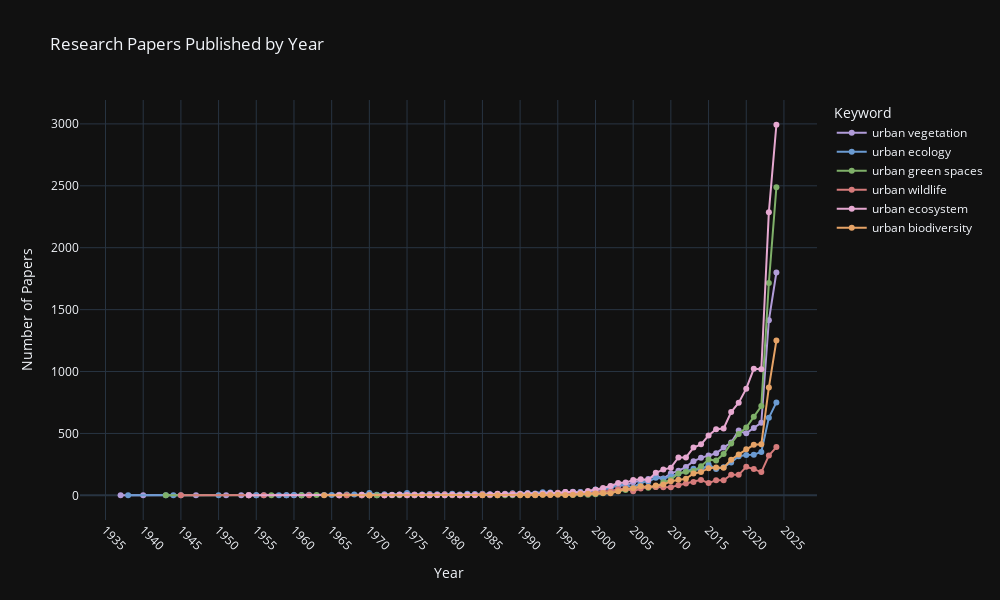

Notebook code cell kept with this figure:
### Code cell
fig = px.line(
    df_keywords,
    x='year',
    y='paper_count',
    color='search_keyword',
    color_discrete_map=color_map,
    title='Research Papers Published by Year',
    markers=True,
)

fig.update_layout(
    xaxis_title='Year',
    yaxis_title='Number of Papers',
    legend_title='Keyword',
    font=dict(size=12),
    width=1000,
    height=600,
    template='plotly_dark',
    xaxis=dict(showgrid=True,
               dtick=5,
               tickangle=45),
    yaxis=dict(showgrid=True),
)

fig.show()

### Figure 1 — Plotly figure (JSON) as saved in the notebook; plotly's stock layout.template omitted (floating-point values rounded to 4 significant figures)
{"data": [{"hovertemplate": "search_keyword=urban vegetation<br>year=%{x}<br>paper_count=%{y}<extra></extra>", "legendgroup": "urban vegetation", "line": {"color": "#B19CD9", "dash": "solid"}, "marker": {"symbol": "circle"}, "mode": "lines+markers", "name": "urban vegetation", "orientation": "v", "showlegend": true, "type": "scatter", "x": [1937, 1940, 1947, 1951, 1953, 1954, 1955, 1959, 1960, 1961, 1966, 1969, 1970, 1971, 1972, 1973, 1974, 1975, 1976, 1977, 1978, 1979, 1980, 1981, 1982, 1983, 1984, 1985, 1986, 1987, 1988, 1989, 1990, 1991, 1992, 1993, 1994, 1995, 1996, 1997, 1998, 1999, 2000, 2001, 2002, 2003, 2004, 2005, 2006, 2007, 2008, 2009, 2010, 2011, 2012, 2013, 2014, 2015, 2016, 2017, 2018, 2019, 2020, 2021, 2022, 2023, 2024], "xaxis": "x", "y": [1, 1, 1, 1, 1, 1, 1, 2, 1, 1, 2, 2, 3, 2, 1, 3, 5, 2, 2, 6, 4, 3, 7, 8, 3, 8, 7, 6, 5, 8, 10, 13, 14, 18, 12, 19, 19, 16, 27, 27, 27, 28, 45, 48, 73, 76, 82, 105, 120, 133, 158, 136, 178, 198, 230, 276, 303, 322, 340, 386, 426, 524, 501, 545, 586, 1414, 1800], "yaxis": "y"}, {"hovertemplate": "search_keyword=urban ecology<br>year=%{x}<br>paper_count=%{y}<extra></extra>", "legendgroup": "urban ecology", "line": {"color": "#6B9BD2", "dash": "solid"}, "marker": {"symbol": "circle"}, "mode": "lines+markers", "name": "urban ecology", "orientation": "v", "showlegend": true, "type": "scatter", "x": [1938, 1943, 1944, 1945, 1950, 1954, 1955, 1956, 1958, 1959, 1960, 1961, 1962, 1964, 1965, 1966, 1967, 1968, 1969, 1970, 1971, 1972, 1973, 1974, 1975, 1976, 1977, 1978, 1979, 1980, 1981, 1982, 1983, 1984, 1985, 1986, 1987, 1988, 1989, 1990, 1991, 1992, 1993, 1994, 1995, 1996, 1997, 1998, 1999, 2000, 2001, 2002, 2003, 2004, 2005, 2006, 2007, 2008, 2009, 2010, 2011, 2012, 2013, 2014, 2015, 2016, 2017, 2018, 2019, 2020, 2021, 2022, 2023, 2024], "xaxis": "x", "y": [1, 1, 1, 2, 1, 3, 2, 1, 2, 1, 4, 2, 6, 4, 3, 6, 7, 7, 6, 19, 6, 9, 6, 8, 19, 8, 8, 11, 9, 10, 13, 8, 13, 12, 13, 9, 11, 13, 18, 13, 17, 16, 26, 23, 18, 22, 30, 26, 27, 47, 49, 55, 88, 86, 61, 105, 111, 142, 135, 152, 174, 194, 214, 204, 249, 212, 228, 266, 316, 326, 329, 351, 627, 751], "yaxis": "y"}, {"hovertemplate": "search_keyword=urban green spaces<br>year=%{x}<br>paper_count=%{y}<extra></extra>", "legendgroup": "urban green spaces", "line": {"color": "#7FB069", "dash": "solid"}, "marker": {"symbol": "circle"}, "mode": "lines+markers", "name": "urban green spaces", "orientation": "v", "showlegend": true, "type": "scatter", "x": [1943, 1957, 1961, 1963, 1967, 1969, 1970, 1971, 1973, 1974, 1975, 1976, 1978, 1979, 1980, 1981, 1982, 1983, 1984, 1986, 1987, 1988, 1989, 1990, 1991, 1992, 1993, 1994, 1996, 1997, 1998, 1999, 2000, 2001, 2002, 2003, 2004, 2005, 2006, 2007, 2008, 2009, 2010, 2011, 2012, 2013, 2014, 2015, 2016, 2017, 2018, 2019, 2020, 2021, 2022, 2023, 2024], "xaxis": "x", "y": [1, 1, 2, 4, 1, 2, 2, 1, 1, 1, 1, 1, 2, 1, 1, 1, 1, 2, 2, 1, 1, 2, 2, 5, 6, 2, 6, 9, 5, 3, 9, 5, 9, 18, 26, 35, 44, 52, 70, 61, 67, 105, 127, 177, 191, 197, 235, 289, 281, 334, 419, 496, 548, 635, 721, 1716, 2489], "yaxis": "y"}, {"hovertemplate": "search_keyword=urban wildlife<br>year=%{x}<br>paper_count=%{y}<extra></extra>", "legendgroup": "urban wildlife", "line": {"color": "#D67B7B", "dash": "solid"}, "marker": {"symbol": "circle"}, "mode": "lines+markers", "name": "urban wildlife", "orientation": "v", "showlegend": true, "type": "scatter", "x": [1945, 1954, 1956, 1962, 1966, 1967, 1969, 1970, 1972, 1975, 1976, 1977, 1978, 1979, 1980, 1981, 1982, 1983, 1984, 1985, 1986, 1987, 1988, 1989, 1990, 1991, 1992, 1993, 1994, 1995, 1996, 1997, 1998, 1999, 2000, 2001, 2002, 2003, 2004, 2005, 2006, 2007, 2008, 2009, 2010, 2011, 2012, 2013, 2014, 2015, 2016, 2017, 2018, 2019, 2020, 2021, 2022, 2023, 2024], "xaxis": "x", "y": [1, 1, 1, 1, 1, 2, 1, 2, 2, 4, 5, 4, 5, 3, 7, 5, 1, 3, 6, 9, 3, 9, 10, 13, 9, 9, 4, 10, 6, 22, 18, 21, 17, 14, 25, 34, 33, 50, 56, 34, 55, 67, 67, 66, 66, 81, 95, 107, 125, 99, 123, 122, 167, 166, 231, 212, 188, 322, 390], "yaxis": "y"}, {"hovertemplate": "search_keyword=urban ecosystem<br>year=%{x}<br>paper_count=%{y}<extra></extra>", "legendgroup": "urban ecosystem", "line": {"color": "#E6A8D0", "dash": "solid"}, "marker": {"symbol": "circle"}, "mode": "lines+markers", "name": "urban ecosystem", "orientation": "v", "showlegend": true, "type": "scatter", "x": [1954, 1966, 1969, 1970, 1972, 1973, 1974, 1975, 1976, 1977, 1978, 1979, 1980, 1981, 1982, 1983, 1984, 1985, 1986, 1987, 1988, 1989, 1990, 1991, 1992, 1993, 1994, 1995, 1996, 1997, 1998, 1999, 2000, 2001, 2002, 2003, 2004, 2005, 2006, 2007, 2008, 2009, 2010, 2011, 2012, 2013, 2014, 2015, 2016, 2017, 2018, 2019, 2020, 2021, 2022, 2023, 2024], "xaxis": "x", "y": [1, 1, 5, 2, 1, 4, 6, 3, 4, 3, 2, 4, 1, 6, 1, 5, 4, 3, 7, 13, 10, 8, 11, 15, 11, 16, 19, 18, 28, 28, 20, 35, 46, 60, 76, 100, 103, 124, 130, 125, 182, 208, 224, 306, 306, 386, 412, 483, 534, 540, 673, 749, 862, 1022, 1019, 2287, 2993], "yaxis": "y"}, {"hovertemplate": "search_keyword=urban biodiversity<br>year=%{x}<br>paper_count=%{y}<extra></extra>", "legendgroup": "urban biodiversity", "line": {"color": "#E6A366", "dash": "solid"}, "marker": {"symbol": "circle"}, "mode": "lines+markers", "name": "urban biodiversity", "orientation": "v", "showlegend": true, "type": "scatter", "x": [1964, 1970, 1985, 1987, 1990, 1991, 1992, 1993, 1994, 1995, 1996, 1997, 1998, 1999, 2000, 2001, 2002, 2003, 2004, 2005, 2006, 2007, 2008, 2009, 2010, 2011, 2012, 2013, 2014, 2015, 2016, 2017, 2018, 2019, 2020, 2021, 2022, 2023, 2024], "xaxis": "x", "y": [1, 1, 1, 1, 1, 2, 3, 5, 3, 6, 4, 6, 12, 14, 16, 19, 17, 33, 52, 58, 73, 67, 79, 87, 114, 126, 134, 177, 188, 220, 226, 223, 288, 331, 373, 408, 412, 872, 1250], "yaxis": "y"}], "layout": {"font": {"size": 12}, "height": 600, "legend": {"title": {"text": "Keyword"}, "tracegroupgap": 0}, "title": {"text": "Research Papers Published by Year"}, "width": 1000, "xaxis": {"anchor": "y", "domain": [0, 1], "dtick": 5, "showgrid": true, "tickangle": 45, "title": {"text": "Year"}}, "yaxis": {"anchor": "x", "domain": [0, 1], "showgrid": true, "title": {"text": "Number of Papers"}}}}
